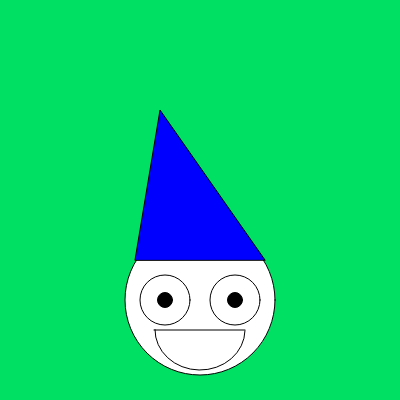
Frame 1 (no input)
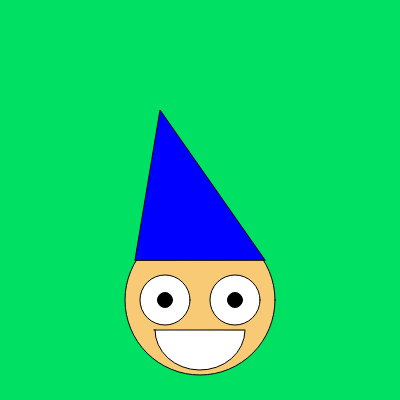
Frame 60 (no input)
Frame 120 (the mouse pressed at the canvas centre since frame 60): identical to frame 60, image omitted

The p5.js sketch that drew these frames (run headless with seeded random() and noise() and a simulated clock; from frame 60 on, the mouse is pressed at the canvas centre):

// p5.js sketch
// ── sketch.js
function setup() {
  createCanvas(400, 400);
}

function draw() {
  background(0, 225, 100);
ellipse(200, 300, 150)
fill("blue")
triangle(135, 260, 160, 110, 265, 260)  

  fill('rgb(255,255,255)14)')
ellipse(165,300,50)     
ellipse(235,300,50)     
fill('rgb(0,0,0)')
ellipse(165,300,15)
ellipse(235,300,15)
  fill('white')
arc(200,330,90,80,44,22)
  fill('rgb(248,202,117)')
  line(154,330,245,330)

  
  
  
  
  
  
  
}
